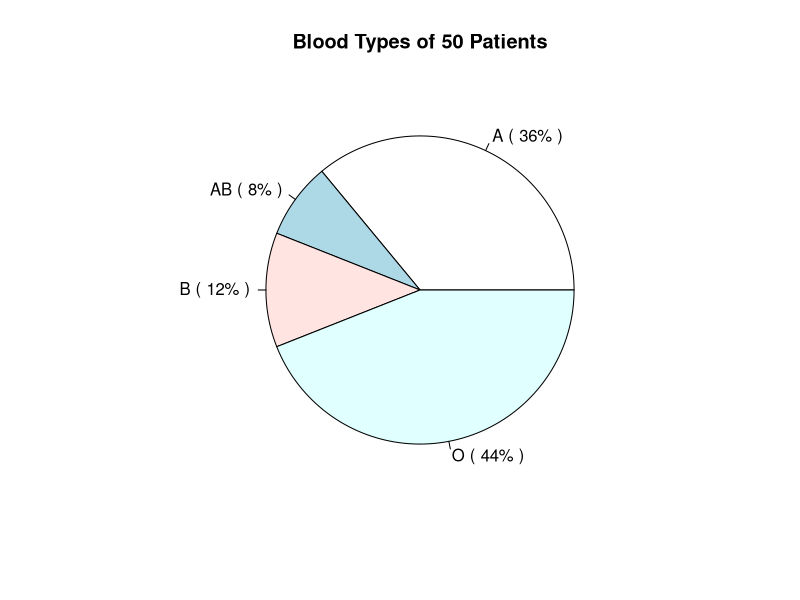

Source code (R):
bloodtypes <- c("O", "O", "A", "A", "O", "B", "O", "B", "A", "O", "AB", "B", "A", "B", "AB", "O", "O", "A", "A", "O", "AB", "O", "A", "B", "A", "O", "A", "A", "O", "A", "O", "A", "O", "AB", "A", "O", "B", "A", "A", "O", "O", "O", "O", "A", "O", "O", "A", "O", "A", "O")

# Frequency
counts <-table(bloodtypes)

lbls <- names(counts)
pct <- round(counts/sum(counts)*100)
lbls <- paste(lbls, " (", sep = "")
lbls <- paste(lbls, pct)
lbls <- paste(lbls, "% )", sep = "")

pie(counts, labels = lbls, main = "Blood Types of 50 Patients")
